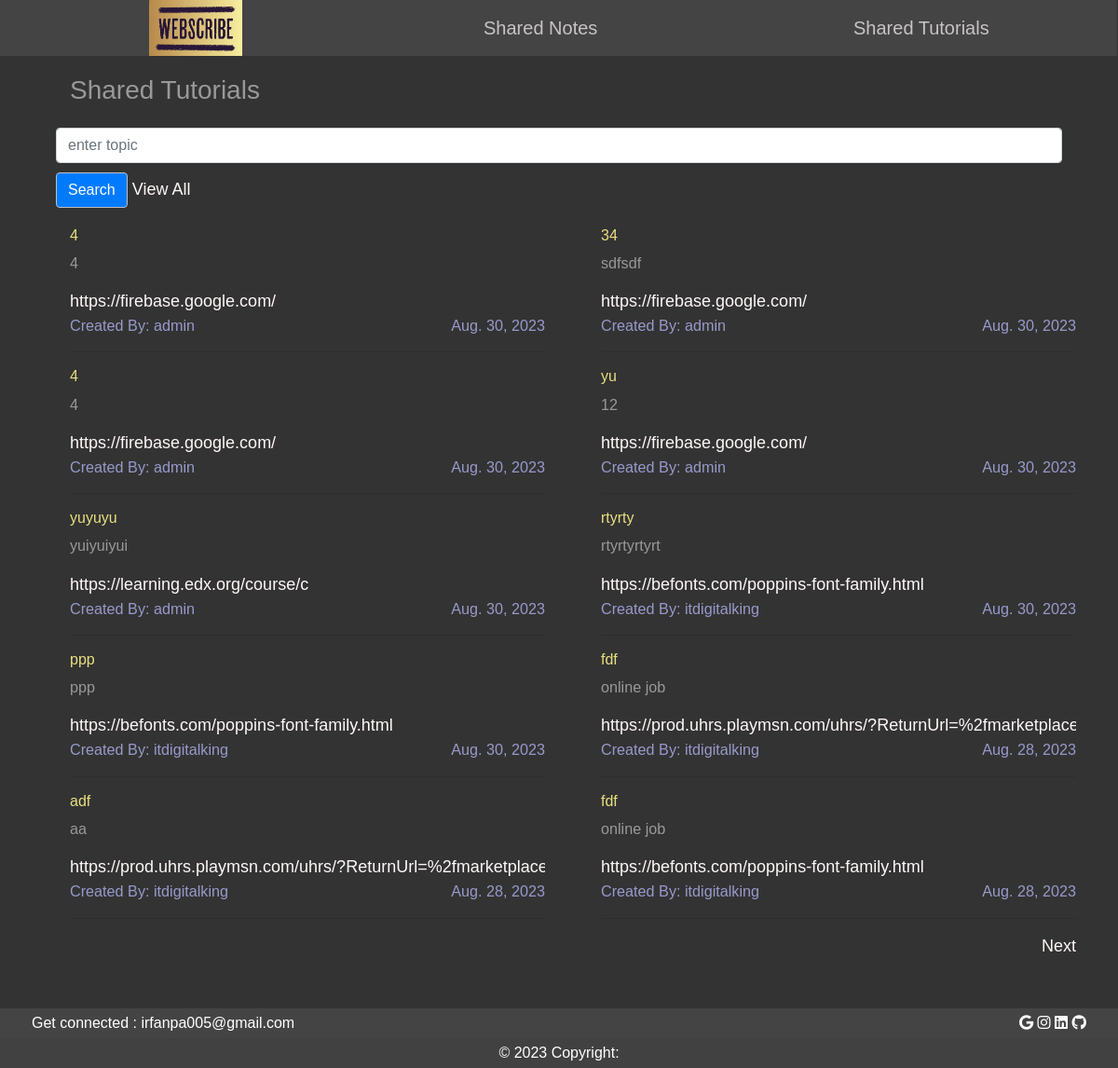
Page /shared_tutorials/ on the earlier database version.
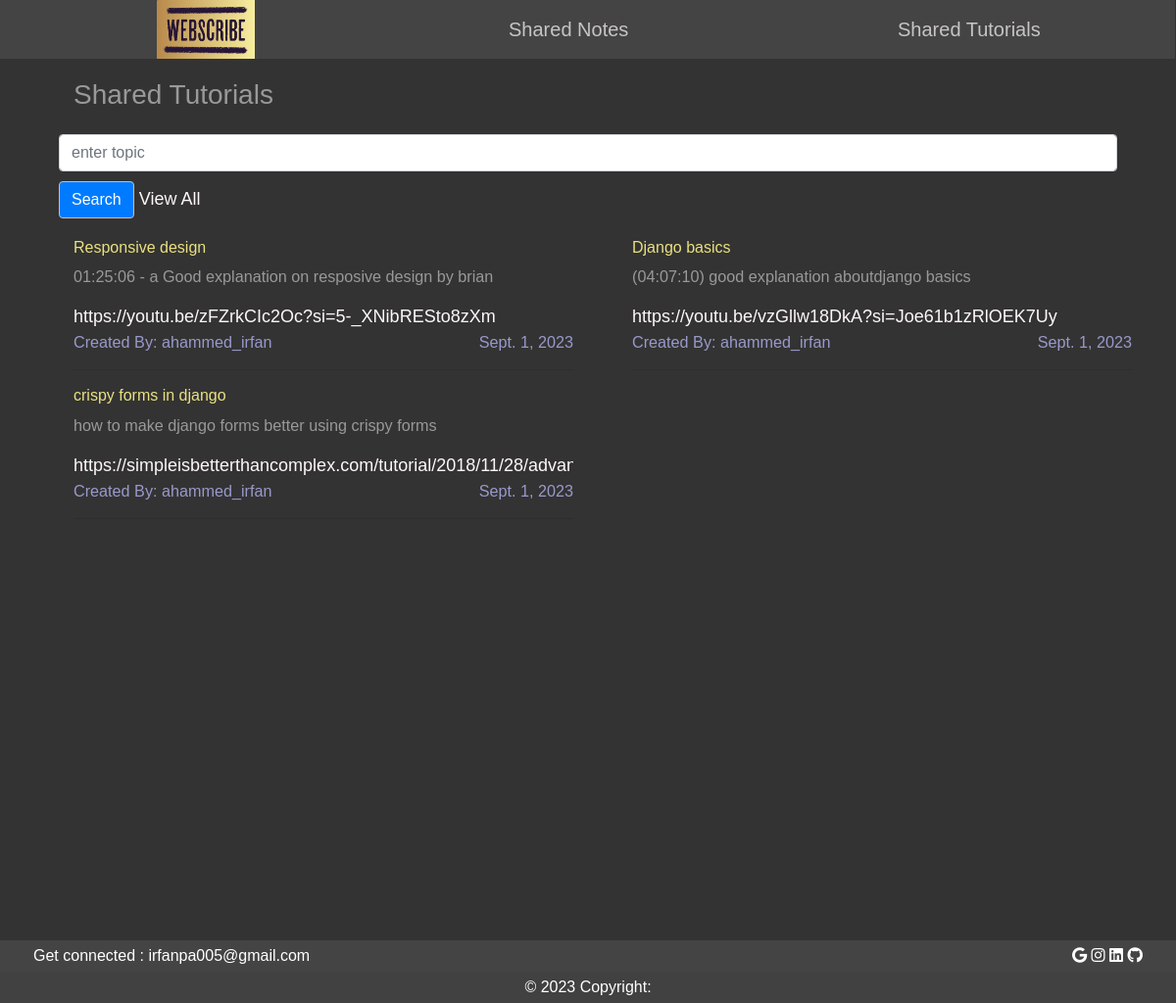
Same page on the later database version.
### notes/models.py (models this page shows, shortened)
class Tutorial(models.Model):
    title = models.CharField(max_length=200)
    short_descr = models.CharField(max_length=200,blank=True)
    link = models.URLField()
    tutorial_owner = models.ForeignKey(User, on_delete=models.CASCADE, related_name='allTutorials')
    is_shared = models.BooleanField(default=False)
    created_at = models.DateField(default=timezone.now)

### userApp/models.py (models this page shows)
class User(AbstractUser):
    objects = CustomUserManager()
    def __str__(self):
        return self.username

### userApp/views.py (the view)
# urls.py: path('shared_tutorials/',views.shared_tutorials, name="sharedTutorials"),
def shared_tutorials(request):
    search_keyword = request.POST.get('searchtuto','')
    if request.method =='POST':
        if search_keyword:
            tutorials = Tutorial.objects.filter(title__icontains = search_keyword).order_by('-created_at')
    else:
        tutorials = Tutorial.objects.filter(is_shared=True).order_by('-created_at')
    paginator_t = Paginator(tutorials,10)
    page_no_t = request.GET.get('page')
    single_page_tutorials = paginator_t.get_page(page_no_t)
    return render(request, 'sharedtutorials.html',{'tutorials' :single_page_tutorials,'search_keyword':search_keyword})

### templates/sharedtutorials.html (shortened to what this page needs)
{% extends 'indexbase.html' %}
{% load static %}
{% block extra_styles %}
    <link rel="stylesheet" href="{% static 'css/shared_note_tut.css' %}">
{% endblock %}
{% block body %}
<main>
    <div class="container">
        <h3 class="tm-media-body">Shared Tutorials</h3>
        <div class="form-section">
            <form action="" method="POST">
                <input type="text" placeholder="enter topic" class="form-control" name="searchtuto" required>
                <input type="submit" value="Search" class="btn btn-primary">
                <a href="{% url 'userApp:sharedTutorials' %}">View All</a>
            </form>
        </div>
        <div class="row">
            {% if tutorials %}
            {% for tutorial in tutorials %}
            <div class="col-lg-6">
                <div class="tm-media-body">
                    <h6><a href="#" class="tm-text-title">{{tutorial.title}}</a></h6>
                    <p class="tm-text-small">{{tutorial.short_descr}}</p>
                    <div class="content-iframe">
                        <a href="{{tutorial.link}}" target="_blank">{{tutorial.link}}</a>
                    </div>
                    <div class="tm-text-secondary tm-media-span tm-text-small">
                        <span class="tm-text-left">Created By: {{ tutorial.tutorial_owner }}</span>
                        <span class="tm-text-right">{{ tutorial.created_at }}</span>
                    </div>
                    <hr class="tm-hr tm-mr">
                </div>
            </div>
            {% endfor %}
            {% elif search_keyword %}
            <p>0 results found for '{{search_keyword}}'</p>
            {% endif %}
        </div>
        {% if tutorials.has_next %}
        <div class="tm-text-right">
            <a href="?page={{ tutorials.next_page_number }}" class="tm-btn tm-btn-next">Next</a>
        </div>
        {% endif %}
    </div>
</main>
{% endblock %}

Differences in the rows shown:
removed Tutorial: title "4", short_descr "4", link "https://firebase.google.com/", tutorial_owner "admin", created_at "Aug. 30, 2023"
removed Tutorial: title "34", short_descr "sdfsdf", link "https://firebase.google.com/", tutorial_owner "admin", created_at "Aug. 30, 2023"
removed Tutorial: title "4", short_descr "4", link "https://firebase.google.com/", tutorial_owner "admin", created_at "Aug. 30, 2023"
removed Tutorial: title "yu", short_descr "12", link "https://firebase.google.com/", tutorial_owner "admin", created_at "Aug. 30, 2023"
removed Tutorial: title "yuyuyu", short_descr "yuiyuiyui", link "https://learning.edx.org/course/c", tutorial_owner "admin", created_at "Aug. 30, 2023"
removed Tutorial: title "rtyrty", short_descr "rtyrtyrtyrt", link "https://befonts.com/poppins-font-family.html", tutorial_owner "itdigitalking", created_at "Aug. 30, 2023"
removed Tutorial: title "ppp", short_descr "ppp", link "https://befonts.com/poppins-font-family.html", tutorial_owner "itdigitalking", created_at "Aug. 30, 2023"
removed Tutorial: title "fdf", short_descr "online job", link "https://prod.uhrs.playmsn.com/uhrs/?ReturnUrl=%2fmarketpl…", tutorial_owner "itdigitalking", created_at "Aug. 28, 2…"
removed Tutorial: title "adf", short_descr "aa", link "https://prod.uhrs.playmsn.com/uhrs/?ReturnUrl=%2fmarketpl…", tutorial_owner "itdigitalking", created_at "Aug. 28, 2…"
removed Tutorial: title "fdf", short_descr "online job", link "https://befonts.com/poppins-font-family.html", tutorial_owner "itdigitalking", created_at "Aug. 28, 2023"
added Tutorial: title "Responsive design", short_descr "01:25:06 - a Good explanation on resposive design by brian", link "https://youtu.be/zFZrkCIc2Oc?si=5-_XNibRESto8zXm", tutorial_owner "ahammed_irfan", created_at "Sept. 1, 2023"
added Tutorial: title "Django basics", short_descr "(04:07:10) good explanation aboutdjango basics", link "https://youtu.be/vzGllw18DkA?si=Joe61b1zRlOEK7Uy", tutorial_owner "ahammed_irfan", created_at "Sept. 1, 2023"
added Tutorial: title "crispy forms in django", short_descr "how to make django forms better using crispy forms", link "https://simpleisbetterthancomplex.com/tutorial/2018/11/28/ad…", tutorial_owner "ahammed_irfan", created_at "Sept. 1, 2…"
Other differences:
text no longer shown: "Next"
